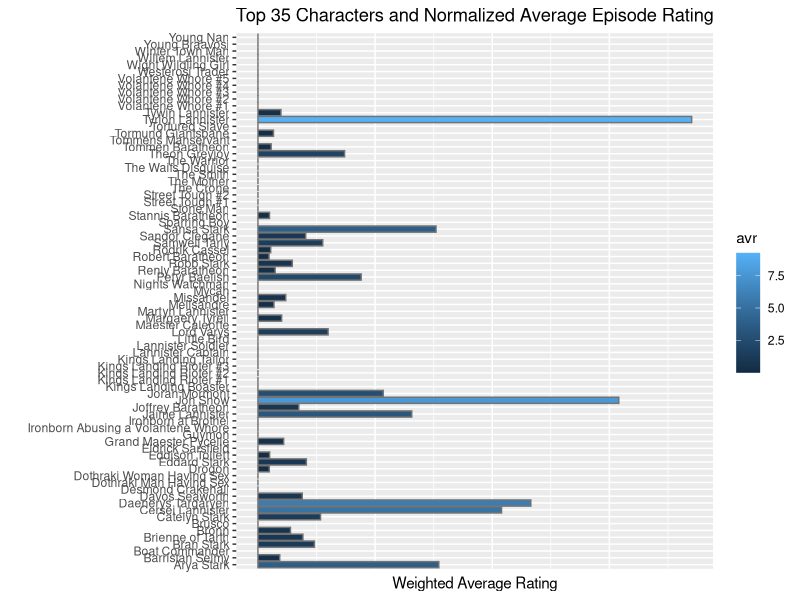
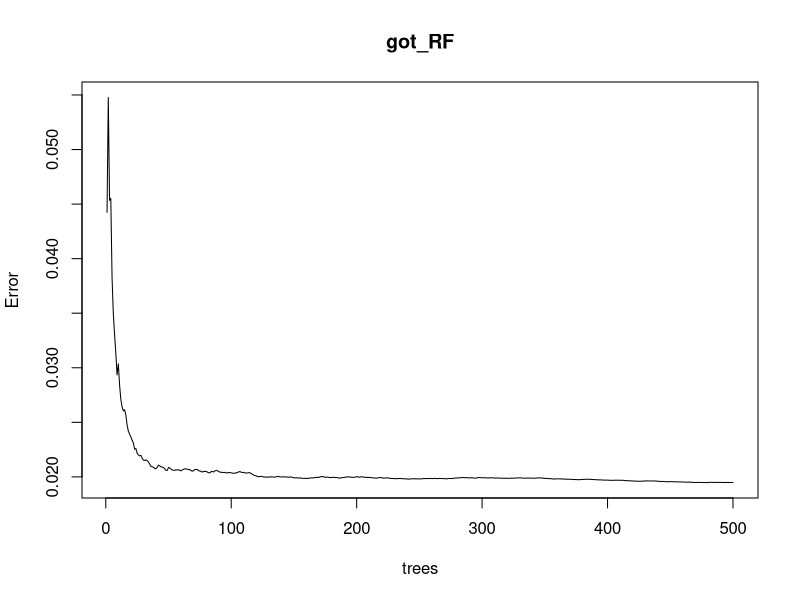

Recreate these plots in R, in order. (Note: this script raises an error after producing the figures.)
#import libraries
library(tidyverse)
library(ggplot2)
library(randomForest)


#import csv
got_data <- read.csv("data.csv", header = TRUE)

summary(got_data)

got_data <- got_data %>% unite(episode_id, "season", "episode", remove = FALSE)

#norm function
my_norm <- function(x){(x-min(x))/(max(x)-min(x))}


#cummulative screentime
cummulative_screentime <- got_data %>%
  group_by(character) %>%
  summarise(sum = sum(screen.time))

#changing variable structure
got_data$character <- as.character(got_data$character)
got_data$episode_id <- as.character(got_data$episode_id)
cummulative_screentime$character <- as.character(cummulative_screentime$character)

#joining cummulative screen time with overall data by character
got_data_2 <- left_join(got_data, cummulative_screentime, by = "character")

#creating a new variable that is screen time and rating multipled together
got_data_2 <- got_data_2 %>%
  mutate(rating_st = got_data_2$overall_rating * got_data_2$screen.time* got_data_2$sum)

#new column with normalized values per episode
got_data_2 <- got_data_2 %>%
  group_by(episode_id) %>%
  mutate(rating_norme = my_norm(rating_st))

#Creating new Weighted rating
got_data_2 <- got_data_2 %>%
  mutate(weighted_rating = rating_norme*10)

#new data frame with charater and weighted_rating averaged
mean_rating_weighted <- got_data_2 %>%
  group_by(character) %>%
  summarise(avr = mean(weighted_rating))

got_data_2 <- got_data_2 %>%
  group_by(character) %>%
  mutate(avr = mean(weighted_rating))

#getting top 35 character
top_characters <- filter(mean_rating_weighted, mean_rating_weighted$avr > "0.23")

#plotting weighted ratings averages
  ggplot(top_characters) + geom_col(aes( x = character, y = avr, fill = avr), color = "grey45")+
  coord_flip() + 
  labs(title = "Top 35 Characters and Normalized Average Episode Rating",
       y = "Weighted Average Rating",
       x= "") +
  theme(axis.text.x=element_blank(),
        axis.ticks.x=element_blank(), plot.title = element_text(hjust = 0.5))


#getting Charcterid 
numbers <- data.frame(id = 1:555)
characters <- data.frame(character = unique(got_data$character))
character_id <- cbind(numbers, characters)
got_data_2 <- inner_join(got_data_2,character_id, by = "character")

#tall_predictive
got_data_tall_predictive <- subset(got_data_2, select=c("overall_rating", 
                                                        "screen.time","id", "total_votes", "weighted_rating"))

got_data_tall_predictive <- as.data.frame(got_data_tall_predictive)

#Primitive predictive model with data in tall form
training_data <- got_data_tall_predictive[1:1783,]
test_data <- got_data_tall_predictive[1784:3017,]

got_RF <- randomForest(overall_rating ~ . , data = training_data, type = "classification")
got_RF
plot(got_RF)  

round(importance(got_RF), 2)

pred<-predict(got_RF,test_data) #Predictions on Test 
pred


test.df <- data.frame("screen.time"= c(10), "id"= c(404), "avr" = (0.01289660228)) 

pred<-predict(got_RF,test.df) #Predictions on Test for Wun being in Episode for 10 
#predicts that show will receive a rating 9.5


round(importance(got_RF), 2)

pred<-predict(got_RF,test_data) #Predictions on Test 
pred

actual_vs_pred <- cbind(pred, test_data)


ggplot(data = actual_vs_pred) + 
  geom_point(aes(x = id,  y=overall_rating), color = "green", size = 5) +
  geom_point(aes(x = id, y=pred), color = "red", size = 5) +
  labs(title = "Actual vs. Predicted Ratings",
       x = "Episode Number",
       y = "Rating") +
  theme(plot.title = element_text(hjust = 0.5))

# "season", "episode", "overall_rating","screen.time", "weighted_rating", "id", "total_votes"
#   20         3             --               1000             --             2,     --
test.df <- data.frame("screen.time"= c(10), "id"= c(404))

pred<-predict(got_RF,test.df) #Predictions on Test 
